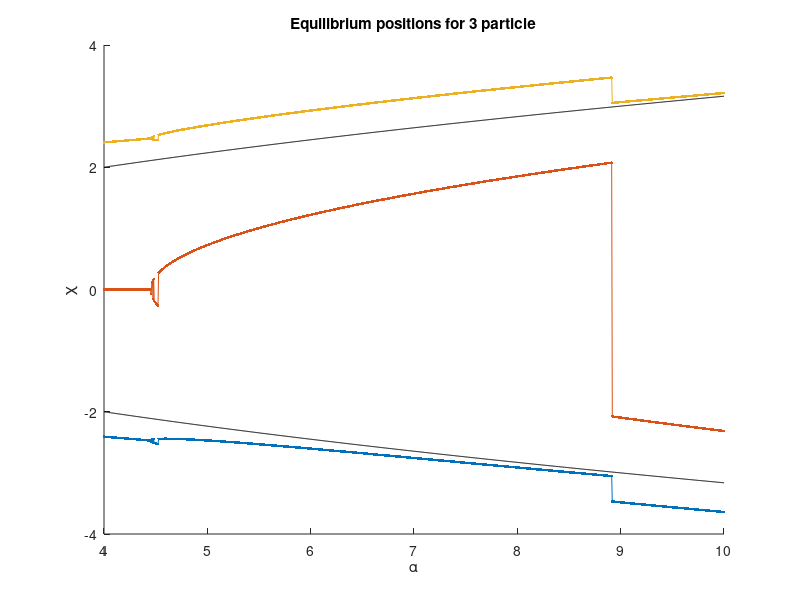
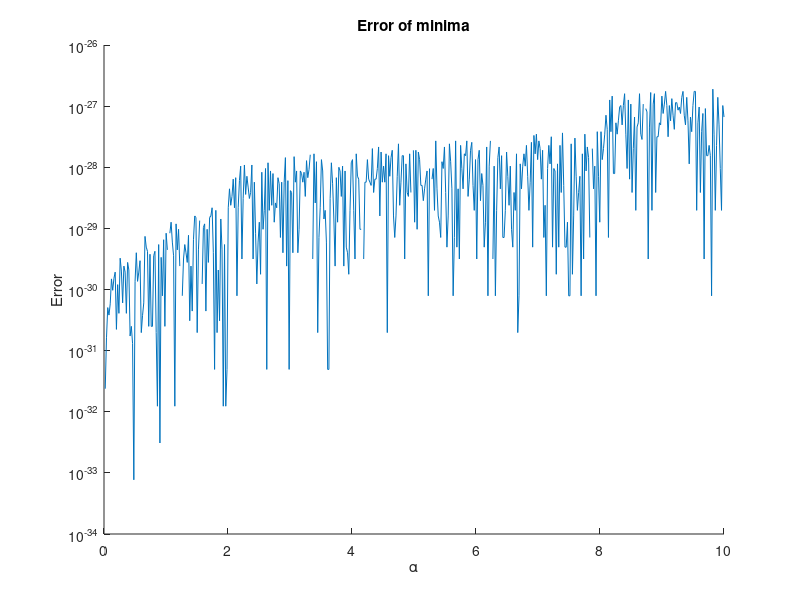

Recreate these plots in MATLAB, in order. (Note: this script raises an error after producing the figures.)
%% 1 particle

clc
clear all

N = 500;
alpha = linspace(0, 10, N);

Eq_Pos = [];

for i = 1:N
    a = alpha(i);
    Potential = @(x) 0.25 * (x^2 - a)^2;
    
    % options = optimset('Display','iter','PlotFcns',@optimplotfval, 'TolFun', 1e-8, 'TolX', 1e-8);
    
    options = optimset('TolFun', 1e-14, 'TolX', 1e-14, 'MaxFunEvals', 10^8, 'MaxIter', 10^8);
    x_start = 0;
    [x0, fval0] = fminsearch(Potential, x_start, options);
    Eq_Pos(i) = x0;
    Error(i)    = fval0;
end

disp('Done with 1 particle')

figure(1)
clf(figure(1))
hold on
title('Equilibrium positions for 1 particle')
xlabel('\alpha')
ylabel('\chi')
plot(alpha, Eq_Pos, '.-')
plot(alpha, sqrt(alpha), 'o')
hold off

figure(2)
clf(figure(2))
hold on
title('Error of minima')
xlabel('\alpha')
ylabel('Error')
plot(alpha, Error)
set(gca, 'Yscale', 'log')
hold off

DataStruct.NumberOfParticles = 1;
DataStruct.NumberOfAlphaPoints = N;
DataStruct.Alpha = alpha;
DataStruct.EquilibriumPositions = Eq_Pos;
DataStruct.FunctionValue = Error;


save('OneParticleEquilibriumPositions', 'DataStruct');
%% 3 particles

clc
clear all

N = 1000;
alpha = linspace(4, 10, N);
eta = 20;

Eq_pos_3 = [];

for i = 1:N
    a = alpha(i);
    Potential = @(x) 0.25 * (x(1)^2 - a)^2 + 0.25 * (x(2)^2 - a)^2 + 0.25 * (x(3)^2 - a)^2 + eta/abs(x(1) - x(2)) + eta/abs(x(1) - x(3)) + eta/abs(x(2) - x(3));
    % options = optimset('Display','iter','PlotFcns',@optimplotfval, 'TolFun', 1e-8, 'TolX', 1e-8);
   options = optimset('TolFun', 1e-12, 'TolX', 1e-12, 'MaxFunEvals', 10^6, 'MaxIter', 10^6);
    x_start = [-sqrt(a)-1 -sqrt(a)+1 sqrt(a)];
    [x0, fval0] = fminsearch(Potential, x_start, options);
    Eq_pos_3(i, :) = x0;
    FuncVal(i) = fval0;
end

disp('Done with 3 particle')

figure(1)
clf(figure(1))
hold on
title('Equilibrium positions for 3 particle')
xlabel('\alpha')
ylabel('\chi')
plot(alpha, Eq_pos_3(:, 1), '.-')
plot(alpha, Eq_pos_3(:, 2), '.-')
plot(alpha, Eq_pos_3(:, 3), '.-')
plot(alpha, sqrt(alpha), 'k')
plot(alpha, -sqrt(alpha), 'k')
yline(0)
hold off

for k = 1:length(alpha)
    for i = 1:3
        for j = (i + 1):3
            distances(k, i, j) = Eq_pos_3(k, i) - Eq_pos_3(k, j);
        end
    end
end

figure(3)
clf(figure(3))
hold on
plot(alpha, distances(:, 1, 2))
plot(alpha, distances(:, 2, 3))
hold off

DataStruct.NumberOfParticles = 3;
DataStruct.NumberOfAlphaPoints = N;
DataStruct.Alpha = alpha;
DataStruct.EquilibriumPositions = Eq_pos_3;
DataStruct.FunctionValue = FuncVal;


save('ThreeParticleEquilibriumPositions', 'DataStruct');
%% 5 Particles

clc
clear all

N = 1000;
alpha = linspace(7.5, 20, N);
eta = 20;

Eq_pos_5 = [];

for i = 1:N
    a = alpha(i);
    Potential = @(x) 0.25 * ((x(1)^2 - a)^2 + (x(2)^2 - a)^2 + (x(3)^2 - a)^2 + (x(4)^2 - a)^2 + (x(5)^2 - a)^2) + eta * (1/abs(x(1) - x(2)) + 1/abs(x(1) - x(3)) + 1/abs(x(1) - x(4)) + 1/abs(x(1) - x(5)) + 1/abs(x(2) - x(3)) + 1/abs(x(2) - x(4)) + 1/abs(x(2) - x(5)) + 1/abs(x(3) - x(4)) + 1/abs(x(3) - x(5)) + 1/abs(x(4) - x(5)));
    % options = optimset('Display','iter','PlotFcns',@optimplotfval, 'TolFun', 1e-8, 'TolX', 1e-8);
    options = optimset('TolFun', 1e-25, 'TolX', 1e-25, 'MaxFunEvals', 10^14, 'MaxIter', 10^14);
    x_start = [-sqrt(a)-1 -sqrt(a)+0.5 -sqrt(a)+1 sqrt(a)-1 sqrt(a)+1];
    [x0, fval0] = fminsearch(Potential, x_start, options);
    Eq_pos_5(i, :) = sort(x0);
    FuncVal(i) = fval0;
end

disp('Done with 5 particle')

figure(1)
clf(figure(1))
hold on
title('Equilibrium positions for 5 particle')
xlabel('\alpha')
ylabel('\chi')
plot(alpha, Eq_pos_5(:, 1), '.-')
plot(alpha, Eq_pos_5(:, 2), '.-')
plot(alpha, Eq_pos_5(:, 3), '.-')
plot(alpha, Eq_pos_5(:, 4), '.-')
plot(alpha, Eq_pos_5(:, 5), '.-')
plot(alpha, sqrt(alpha), 'k')
plot(alpha, -sqrt(alpha), 'k')
yline(0)
hold off

for k = 1:length(alpha)
    for i = 1:5
        for j = (i + 1):5
            distances(k, i, j) = Eq_pos_5(k, i) - Eq_pos_5(k, j);
        end
    end
end

figure(3)
clf(figure(3))
hold on
plot(alpha, distances(:, 1, 2))
%plot(alpha, distances(:, 1, 3))
%plot(alpha, distances(:, 1, 4))
%plot(alpha, distances(:, 1, 5))
plot(alpha, distances(:, 2, 3))
%plot(alpha, distances(:, 2, 4))
%plot(alpha, distances(:, 2, 5))
plot(alpha, distances(:, 3, 4))
%plot(alpha, distances(:, 3, 5))
plot(alpha, distances(:, 4, 5))

hold off

DataStruct.NumberOfParticles = 5;
DataStruct.NumberOfAlphaPoints = N;
DataStruct.Alpha = alpha;
DataStruct.EquilibriumPositions = Eq_pos_5;
DataStruct.FunctionValue = FuncVal;


save('FiveParticleEquilibriumPositions', 'DataStruct');

%% 7 particles

clc
clear all

N = 500;
alpha = linspace(10, 20, N);
eta = 20;

Eq_pos_5 = [];

for i = 1:N
    a = alpha(i);
    Potential = @(x) 0.25 * ((x(1)^2 - a)^2 + (x(2)^2 - a)^2 + (x(3)^2 - a)^2 + (x(4)^2 - a)^2 + (x(5)^2 - a)^2 + (x(6)^2 - a)^2 + (0^2 - a)^2) + eta * (1/abs(x(1) - x(2)) + 1/abs(x(1) - x(3)) + 1/abs(x(1) - x(4)) + 1/abs(x(1) - x(5)) + 1/abs(x(1) - x(6)) + 1/abs(x(1) - 0) + 1/abs(x(2) - x(3)) + 1/abs(x(2) - x(4)) + 1/abs(x(2) - x(5)) + 1/abs(x(2) - x(6)) + 1/abs(x(2) - 0) + 1/abs(x(3) - x(4)) + 1/abs(x(3) - x(5)) + 1/abs(x(3) - x(6)) + 1/abs(x(3) - 0) + 1/abs(x(4) - x(5)) + 1/abs(x(4) - x(6)) + 1/abs(x(4) - 0) + 1/abs(x(5) - x(6)) + 1/abs(x(5) - 0) + 1/abs(x(6) - 0));
    % options = optimset('Display','iter','PlotFcns',@optimplotfval, 'TolFun', 1e-8, 'TolX', 1e-8);
    options = optimset('TolFun', 1e-12, 'TolX', 1e-12, 'MaxFunEvals', 10^6, 'MaxIter', 10^6);
    x_start = [-sqrt(a)-2 -sqrt(a) -sqrt(a)+1 - sqrt(a)+2 sqrt(a)-2 sqrt(a)-1 sqrt(a)+1];
    [x0, fval0] = fminsearch(Potential, x_start, options);
    Eq_pos_5(i, :) = sort(x0);
    FuncVal = fval0;
end

disp('Done with 5 particle')

figure(1)
clf(figure(1))
hold on
title('Equilibrium positions for 5 particle')
xlabel('\alpha')
ylabel('\chi')
plot(alpha, Eq_pos_5(:, 1), '.-')
plot(alpha, Eq_pos_5(:, 2), '.-')
plot(alpha, Eq_pos_5(:, 3), '.-')
plot(alpha, Eq_pos_5(:, 4), '.-')
plot(alpha, Eq_pos_5(:, 5), '.-')
plot(alpha, Eq_pos_5(:, 6), '.-')

plot(alpha, sqrt(alpha), 'k')
plot(alpha, -sqrt(alpha), 'k')
yline(0)
hold off